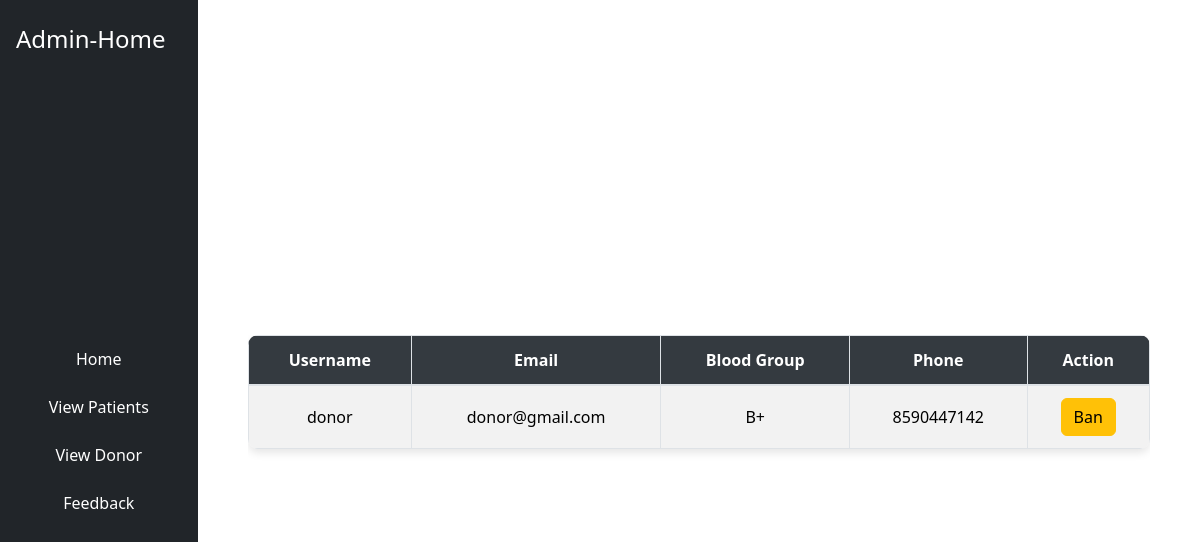
/view-donor, run on an earlier commit of the app's database.
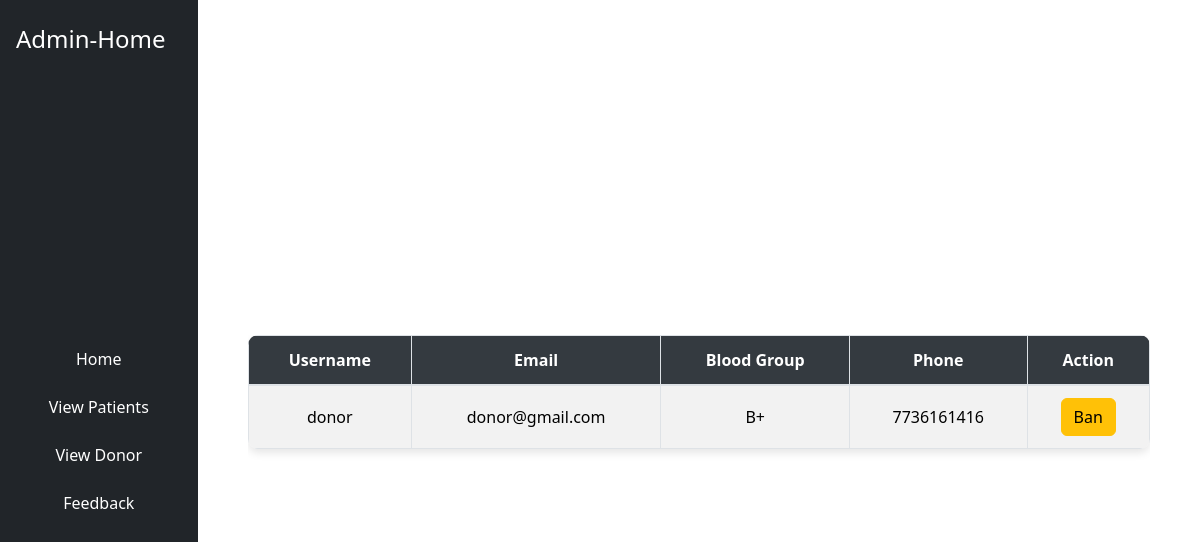
And on a later commit of the database.
### base/models.py (models this page shows, shortened)
class DonorModel(models.Model):
    BLOOD_GROUP_CHOICES =[
        ('A+','A+'),
        ('A-', 'A-'),
        ('B+', 'B+'),
        ('B-', 'B-'),
        ('AB+', 'AB+'),
        ('AB-', 'AB-'),
        ('O+', 'O+'),
        ('O-', 'O-'),
    ]
    username=models.CharField(max_length=200)
    email=models.EmailField(max_length=200,primary_key=True)
    blood_group=models.CharField(max_length=3,choices=BLOOD_GROUP_CHOICES)
    phone_number=models.CharField(max_length=15)
    password=models.CharField(max_length=128)
    status=models.BooleanField(default=1)

### base/views.py (the view)
# urls.py: path('view-donor',views.view_donor,name='view_donor'),
def view_donor(request):
    donor = DonorModel.objects.all()
    return render(request, "base/ViewDonor.html", {'donor': donor})

### base/Templates/base/ViewDonor.html (shortened to what this page needs)
{% load static %}
<!DOCTYPE html>
<html lang="en">
<head>
    <link href="https://cdn.jsdelivr.net/npm/bootstrap@5.3.3/dist/css/bootstrap.min.css" rel="stylesheet">
    <link rel=stylesheet href={% static "css/viewdonor.css" %}>
</head>
<body>
    <div class="d-flex flex-column flex-lg-row vh-100">
        <nav class="navbar navbar-expand-lg navbar-dark bg-dark flex-lg-column side-navbar p-3">
            <a class="navbar-brand navbar-brand-custom mb-4" href="#">Admin-Home</a>
            <div class="collapse navbar-collapse" id="navbarNav">
                <ul class="navbar-nav flex-column text-center">
                    <li class="nav-item">
                        <a class="nav-link active" aria-current="page" href="{% url "admin_home" %}">Home</a>
                    </li>
                    <li class="nav-item">
                        <a class="nav-link" href="{% url "view_patient" %}">View Patients</a>
                    </li>
                    <li class="nav-item">
                        <a class="nav-link" href="{% url "view_donor" %}">View Donor</a>
                    </li>
                    <li class="nav-item">
                        <a class="nav-link" href="{% url "view_feedback" %}">Feedback</a>
                    </li>
                </ul>
            </div>
        </nav>
        <div class="d-flex flex-grow-1 align-items-center justify-content-center">
            <div class="table-responsive">
                <table class="table table-bordered table-hover table-striped table-center">
                    <thead class="thead-dark">
                        <tr>
                            <th>Username</th>
                            <th>Email</th>
                            <th>Blood Group</th>
                            <th>Phone</th>
                            <th>Action</th>
                        </tr>
                    </thead>
                    <tbody>
                        {% for d in donor %}
                        <tr>
                            <td>{{ d.username }}</td>
                            <td>{{ d.email }}</td>
                            <td>{{ d.blood_group }}</td>
                            <td>{{ d.phone_number }}</td>
                            <td>
                                {% if d.status == 0 %}
                                <a href="{% url 'unban_donor' d.email %}" class="btn btn-danger">UnBan</a>
                                {% else %}
                                <a href="{% url 'ban_donor' d.email %}" class="btn btn-warning">Ban</a>
                                {% endif %}
                            </td>
                        </tr>
                        {% empty %}
                        <tr>
                            <td colspan="6" class="text-center">Donor List is Empty.</td>
                        </tr>
                        {% endfor %}
                    </tbody>
                </table>
            </div>
        </div>
    </div>
</body>
</html>

What changed in the data, as far as the page shows it:
changed DonorModel "donor": phone_number "8590447142" → "7736161416"
